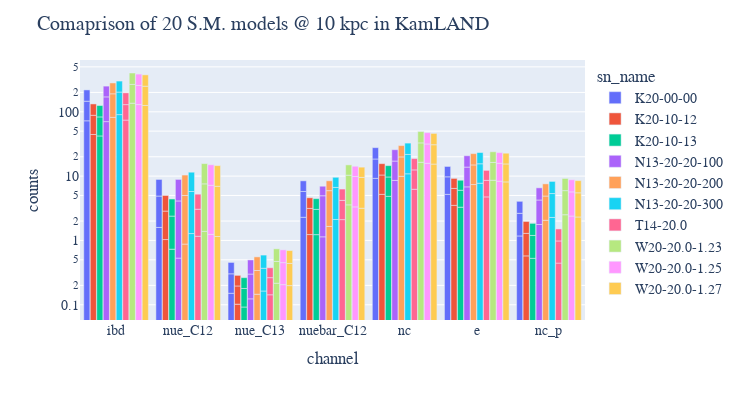

Notebook cell for this chart:
### Markdown cell above
## Plotly

### Code cell
bars = px.bar(events, x='channel', y='counts', 
              color='sn_name', barmode='group', log_y=True)
bars.layout.bargroupgap = 0.2
bars.layout.font = dict(size=14, family="Times New Roman")
bars.layout.bargap = 0.1
bars.layout.bargroupgap = 0.05
bars.layout.width = 740
bars.layout.height = 400
bars.layout.title = f'Comaprison of 20 S.M. models @ 10 kpc in KamLAND'
bars

### Figure 1 — Plotly figure (JSON) as saved in the notebook; plotly's stock layout.template omitted (floating-point values rounded to 4 significant figures)
{"data": [{"alignmentgroup": "True", "hovertemplate": "sn_name=K20-00-00<br>channel=%{x}<br>counts=%{y}<extra></extra>", "legendgroup": "K20-00-00", "marker": {"color": "#636efa", "pattern": {"shape": ""}}, "name": "K20-00-00", "offsetgroup": "K20-00-00", "orientation": "v", "showlegend": true, "textposition": "auto", "type": "bar", "x": ["ibd", "nue_C12", "nue_C13", "nuebar_C12", "nc", "e", "nc_p", "ibd", "nue_C12", "nue_C13", "nuebar_C12", "nc", "e", "nc_p", "ibd", "nue_C12", "nue_C13", "nuebar_C12", "nc", "e", "nc_p"], "xaxis": "x", "y": [72.45, 1.593, 0.1509, 2.291, 9.231, 5.203, 1.174, 73.6, 3.306, 0.1519, 3.48, 9.231, 4.546, 1.465, 72.83, 3.976, 0.1523, 2.679, 9.231, 4.382, 1.416], "yaxis": "y"}, {"alignmentgroup": "True", "hovertemplate": "sn_name=K20-10-12<br>channel=%{x}<br>counts=%{y}<extra></extra>", "legendgroup": "K20-10-12", "marker": {"color": "#EF553B", "pattern": {"shape": ""}}, "name": "K20-10-12", "offsetgroup": "K20-10-12", "orientation": "v", "showlegend": true, "textposition": "auto", "type": "bar", "x": ["ibd", "nue_C12", "nue_C13", "nuebar_C12", "nc", "e", "nc_p", "ibd", "nue_C12", "nue_C13", "nuebar_C12", "nc", "e", "nc_p", "ibd", "nue_C12", "nue_C13", "nuebar_C12", "nc", "e", "nc_p"], "xaxis": "x", "y": [44.38, 1.032, 0.1021, 1.234, 5.205, 3.512, 0.575, 43.89, 1.829, 0.09375, 1.916, 5.205, 2.928, 0.7131, 44.22, 2.14, 0.09047, 1.457, 5.205, 2.775, 0.6838], "yaxis": "y"}, {"alignmentgroup": "True", "hovertemplate": "sn_name=K20-10-13<br>channel=%{x}<br>counts=%{y}<extra></extra>", "legendgroup": "K20-10-13", "marker": {"color": "#00cc96", "pattern": {"shape": ""}}, "name": "K20-10-13", "offsetgroup": "K20-10-13", "orientation": "v", "showlegend": true, "textposition": "auto", "type": "bar", "x": ["ibd", "nue_C12", "nue_C13", "nuebar_C12", "nc", "e", "nc_p", "ibd", "nue_C12", "nue_C13", "nuebar_C12", "nc", "e", "nc_p", "ibd", "nue_C12", "nue_C13", "nuebar_C12", "nc", "e", "nc_p"], "xaxis": "x", "y": [42.11, 0.7311, 0.09228, 1.23, 4.849, 3.291, 0.5274, 41.12, 1.659, 0.08683, 1.812, 4.849, 2.738, 0.6678, 41.79, 2.022, 0.0847, 1.42, 4.849, 2.592, 0.6471], "yaxis": "y"}, {"alignmentgroup": "True", "hovertemplate": "sn_name=N13-20-20-100<br>channel=%{x}<br>counts=%{y}<extra></extra>", "legendgroup": "N13-20-20-100", "marker": {"color": "#ab63fa", "pattern": {"shape": ""}}, "name": "N13-20-20-100", "offsetgroup": "N13-20-20-100", "orientation": "v", "showlegend": true, "textposition": "auto", "type": "bar", "x": ["ibd", "nue_C12", "nue_C13", "nuebar_C12", "nc", "e", "nc_p", "ibd", "nue_C12", "nue_C13", "nuebar_C12", "nc", "e", "nc_p", "ibd", "nue_C12", "nue_C13", "nuebar_C12", "nc", "e", "nc_p"], "xaxis": "x", "y": [70.37, 0.5311, 0.1236, 1.139, 8.577, 6.808, 1.769, 100.2, 3.58, 0.1766, 3.813, 8.577, 7.003, 2.482, 80.09, 4.772, 0.1973, 2.012, 8.577, 6.918, 2.323], "yaxis": "y"}, {"alignmentgroup": "True", "hovertemplate": "sn_name=N13-20-20-200<br>channel=%{x}<br>counts=%{y}<extra></extra>", "legendgroup": "N13-20-20-200", "marker": {"color": "#FFA15A", "pattern": {"shape": ""}}, "name": "N13-20-20-200", "offsetgroup": "N13-20-20-200", "orientation": "v", "showlegend": true, "textposition": "auto", "type": "bar", "x": ["ibd", "nue_C12", "nue_C13", "nuebar_C12", "nc", "e", "nc_p", "ibd", "nue_C12", "nue_C13", "nuebar_C12", "nc", "e", "nc_p", "ibd", "nue_C12", "nue_C13", "nuebar_C12", "nc", "e", "nc_p"], "xaxis": "x", "y": [81.93, 0.8771, 0.1458, 1.653, 9.943, 7.397, 2.056, 108.4, 4.121, 0.195, 4.29, 9.943, 7.526, 2.845, 90.58, 5.389, 0.2143, 2.514, 9.943, 7.435, 2.674], "yaxis": "y"}, {"alignmentgroup": "True", "hovertemplate": "sn_name=N13-20-20-300<br>channel=%{x}<br>counts=%{y}<extra></extra>", "legendgroup": "N13-20-20-300", "marker": {"color": "#19d3f3", "pattern": {"shape": ""}}, "name": "N13-20-20-300", "offsetgroup": "N13-20-20-300", "orientation": "v", "showlegend": true, "textposition": "auto", "type": "bar", "x": ["ibd", "nue_C12", "nue_C13", "nuebar_C12", "nc", "e", "nc_p", "ibd", "nue_C12", "nue_C13", "nuebar_C12", "nc", "e", "nc_p", "ibd", "nue_C12", "nue_C13", "nuebar_C12", "nc", "e", "nc_p"], "xaxis": "x", "y": [90.4, 1.28, 0.1635, 2.119, 10.87, 7.76, 2.277, 112.3, 4.483, 0.2059, 4.555, 10.87, 7.793, 3.082, 97.56, 5.736, 0.2225, 2.914, 10.87, 7.693, 2.912], "yaxis": "y"}, {"alignmentgroup": "True", "hovertemplate": "sn_name=T14-20.0<br>channel=%{x}<br>counts=%{y}<extra></extra>", "legendgroup": "T14-20.0", "marker": {"color": "#FF6692", "pattern": {"shape": ""}}, "name": "T14-20.0", "offsetgroup": "T14-20.0", "orientation": "v", "showlegend": true, "textposition": "auto", "type": "bar", "x": ["ibd", "nue_C12", "nue_C13", "nuebar_C12", "nc", "e", "nc_p", "ibd", "nue_C12", "nue_C13", "nuebar_C12", "nc", "e", "nc_p", "ibd", "nue_C12", "nue_C13", "nuebar_C12", "nc", "e", "nc_p"], "xaxis": "x", "y": [74.22, 1.161, 0.1429, 2.107, 6.245, 4.752, 0.4439, 55.03, 1.895, 0.1208, 2.087, 6.245, 3.838, 0.5375, 67.96, 2.181, 0.1121, 2.101, 6.245, 3.687, 0.5274], "yaxis": "y"}, {"alignmentgroup": "True", "hovertemplate": "sn_name=W20-20.0-1.23<br>channel=%{x}<br>counts=%{y}<extra></extra>", "legendgroup": "W20-20.0-1.23", "marker": {"color": "#B6E880", "pattern": {"shape": ""}}, "name": "W20-20.0-1.23", "offsetgroup": "W20-20.0-1.23", "orientation": "v", "showlegend": true, "textposition": "auto", "type": "bar", "x": ["ibd", "nue_C12", "nue_C13", "nuebar_C12", "nc", "e", "nc_p", "ibd", "nue_C12", "nue_C13", "nuebar_C12", "nc", "e", "nc_p", "ibd", "nue_C12", "nue_C13", "nuebar_C12", "nc", "e", "nc_p"], "xaxis": "x", "y": [136.1, 1.384, 0.2163, 3.576, 16.43, 8.612, 2.509, 130.5, 6.196, 0.2546, 6.757, 16.43, 7.708, 3.435, 134.3, 8.078, 0.2696, 4.614, 16.43, 7.604, 3.246], "yaxis": "y"}, {"alignmentgroup": "True", "hovertemplate": "sn_name=W20-20.0-1.25<br>channel=%{x}<br>counts=%{y}<extra></extra>", "legendgroup": "W20-20.0-1.25", "marker": {"color": "#FF97FF", "pattern": {"shape": ""}}, "name": "W20-20.0-1.25", "offsetgroup": "W20-20.0-1.25", "orientation": "v", "showlegend": true, "textposition": "auto", "type": "bar", "x": ["ibd", "nue_C12", "nue_C13", "nuebar_C12", "nc", "e", "nc_p", "ibd", "nue_C12", "nue_C13", "nuebar_C12", "nc", "e", "nc_p", "ibd", "nue_C12", "nue_C13", "nuebar_C12", "nc", "e", "nc_p"], "xaxis": "x", "y": [129.6, 1.24, 0.2054, 3.324, 15.8, 8.32, 2.393, 127.0, 5.959, 0.2463, 6.541, 15.8, 7.489, 3.286, 128.8, 7.804, 0.2624, 4.374, 15.8, 7.387, 3.103], "yaxis": "y"}, {"alignmentgroup": "True", "hovertemplate": "sn_name=W20-20.0-1.27<br>channel=%{x}<br>counts=%{y}<extra></extra>", "legendgroup": "W20-20.0-1.27", "marker": {"color": "#FECB52", "pattern": {"shape": ""}}, "name": "W20-20.0-1.27", "offsetgroup": "W20-20.0-1.27", "orientation": "v", "showlegend": true, "textposition": "auto", "type": "bar", "x": ["ibd", "nue_C12", "nue_C13", "nuebar_C12", "nc", "e", "nc_p", "ibd", "nue_C12", "nue_C13", "nuebar_C12", "nc", "e", "nc_p", "ibd", "nue_C12", "nue_C13", "nuebar_C12", "nc", "e", "nc_p"], "xaxis": "x", "y": [125.4, 1.151, 0.1983, 3.167, 15.38, 8.125, 2.315, 124.6, 5.798, 0.2407, 6.391, 15.38, 7.338, 3.185, 125.1, 7.614, 0.2573, 4.219, 15.38, 7.238, 3.006], "yaxis": "y"}], "layout": {"bargap": 0.1, "bargroupgap": 0.05, "barmode": "group", "font": {"family": "Times New Roman", "size": 14}, "height": 400, "legend": {"title": {"text": "sn_name"}, "tracegroupgap": 0}, "margin": {"t": 60}, "title": {"text": "Comaprison of 20 S.M. models @ 10 kpc in KamLAND"}, "width": 740, "xaxis": {"anchor": "y", "domain": [0, 1], "title": {"text": "channel"}}, "yaxis": {"anchor": "x", "domain": [0, 1], "title": {"text": "counts"}, "type": "log"}}}
